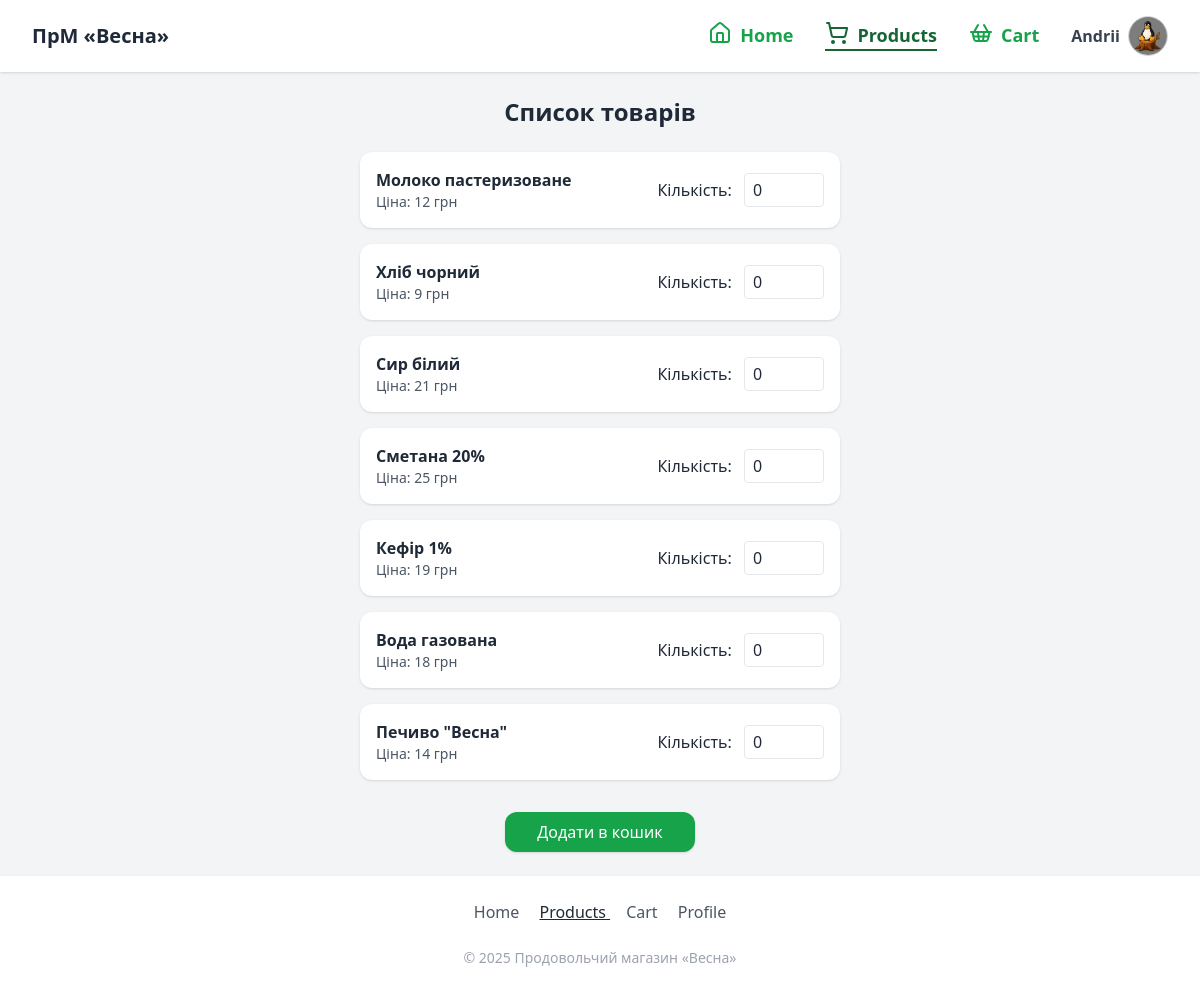
Screenshot of /index.php?page=products (signed in) with the database file from the repository.
### tables this page shows
CREATE TABLE profiles (
                user_id INTEGER PRIMARY KEY,
                first_name TEXT,
                last_name TEXT,
                birth_date DATE,
                bio TEXT,
                photo_path TEXT,
                FOREIGN KEY (user_id) REFERENCES users(id) ON DELETE CASCADE
            );

CREATE TABLE users (
                id INTEGER PRIMARY KEY AUTOINCREMENT,
                username TEXT UNIQUE NOT NULL,
                password TEXT NOT NULL,
                created_at DATETIME DEFAULT CURRENT_TIMESTAMP
            );

CREATE TABLE products (
                id INTEGER PRIMARY KEY AUTOINCREMENT,
                name TEXT NOT NULL,
                price DECIMAL(10,2) NOT NULL
            );

### index.php (called while the page is built, shortened)
<?php
require_once 'models/Database.php';
require_once 'models/Product.php';
require_once 'models/Profile.php';
require_once 'models/User.php';
require_once 'config/auth.php';
$page = $_GET['page'] ?? 'home';
include 'includes/header.php';
match ($page) {
    'home'     => require_once 'pages/home.php',
    'products' => require_once 'pages/products.php',
    'cart'     => require_once 'pages/cart.php',
    'profile'  => require_once 'pages/profile.php',
    'login'    => require_once 'pages/login.php',
    '404'      => require_once 'pages/page404.php',
    default    => require_once 'pages/page404.php',
};
include 'includes/footer.php';
?>

### config/auth.php (called while the page is built, shortened)
<?php
require_once __DIR__ . '/../models/Database.php';
require_once __DIR__ . '/../models/User.php';
require_once __DIR__ . '/../models/Profile.php';
class Auth {
    private static $user = null;
    public static function isLoggedIn() {
        return isset($_SESSION['user_id']) &&
               isset($_SESSION['username']) &&
               isset($_SESSION['login_time']);
    }
    public static function getCurrentUserId() {
        return $_SESSION['user_id'] ?? null;
    }
    public static function getCurrentUser() {
        if (self::$user === null && self::isLoggedIn()) {
            $user = new User();
            self::$user = $user->findById(self::getCurrentUserId());
        }
        return self::$user;
    }
    public static function getCurrentUserProfile() {
        $profile = new Profile();
        $profileObj = $profile->findByUserId(self::getCurrentUserId());
        return [
            'id' => $profileObj->getUserId(),
            'username' => self::getCurrentUser()->getUsername(),
            'first_name' => $profileObj->getFirstName(),
            'last_name' => $profileObj->getLastName(),
            'birth_date' => $profileObj->getBirthDate(),
            'bio' => $profileObj->getBio(),
            'photo_path' => $profileObj->getPhotoPath(),
            'created_at' => self::getCurrentUser()->getCreatedAt()
        ];
    }
}

### models/Database.php (called while the page is built, shortened)
<?php
class Database {
    private static $instance = null;
    private $connection;
    private $dbPath;
    private function __construct() {
        $this->dbPath = __DIR__ . '/../database/shop.sqlite';
    }
    public static function getInstance() {
        if (self::$instance === null) {
            self::$instance = new self();
        }
        return self::$instance;
    }
    private function connect() {
        try {
            $this->connection = new SQLite3($this->dbPath);
            $this->connection->enableExceptions(true);
        } catch (Exception $e) {
            die('Помилка підключення до бази даних: ' . $e->getMessage());
        }
    }
    public function getConnection() {
        return $this->connection;
    }
    private function createTables() {
        $queries = [
            'CREATE TABLE IF NOT EXISTS users (
                id INTEGER PRIMARY KEY AUTOINCREMENT,
                username TEXT UNIQUE NOT NULL,
                password TEXT NOT NULL,
                created_at DATETIME DEFAULT CURRENT_TIMESTAMP
            )',
            'CREATE TABLE IF NOT EXISTS profiles (
                user_id INTEGER PRIMARY KEY,
                first_name TEXT,
                last_name TEXT,
                birth_date DATE,
                bio TEXT,
                photo_path TEXT,
                FOREIGN KEY (user_id) REFERENCES users(id) ON DELETE CASCADE
            )',
            'CREATE TABLE IF NOT EXISTS products (
                id INTEGER PRIMARY KEY AUTOINCREMENT,
                name TEXT NOT NULL,
                price DECIMAL(10,2) NOT NULL
            )',
            'CREATE TABLE IF NOT EXISTS cart_items (
                id INTEGER PRIMARY KEY AUTOINCREMENT,
                user_id INTEGER NOT NULL,
                product_id INTEGER NOT NULL,
                quantity INTEGER NOT NULL DEFAULT 1,
                added_at DATETIME DEFAULT CURRENT_TIMESTAMP,
                FOREIGN KEY (user_id) REFERENCES users(id) ON DELETE CASCADE,
                FOREIGN KEY (product_id) REFERENCES products(id) ON DELETE CASCADE,
                UNIQUE(user_id, product_id)
            )'
        ];
        foreach ($queries as $query) {
            $this->connection->exec($query);
        }
    }
}

### models/Profile.php (called while the page is built, shortened)
<?php
require_once __DIR__ . '/Database.php';
class Profile {
    private $db;
    private $userId;
    private $firstName;
    private $lastName;
    private $birthDate;
    private $bio;
    private $photoPath;
    public function __construct() {
        $this->db = Database::getInstance()->getConnection();
    }
    public function findByUserId($userId) {
        $stmt = $this->db->prepare('
            SELECT u.*, p.first_name, p.last_name, p.birth_date, p.bio, p.photo_path
            FROM users u
            LEFT JOIN profiles p ON u.id = p.user_id
            WHERE u.id = ?
        ');
        $stmt->bindValue(1, $userId, SQLITE3_INTEGER);
        $result = $stmt->execute();
        $profileData = $result->fetchArray(SQLITE3_ASSOC);
        if ($profileData) {
            return $this;
        }
        return null;
    }
    private function loadProfileData($profileData) {
        $this->userId = $profileData['id'];
        $this->firstName = $profileData['first_name'];
        $this->lastName = $profileData['last_name'];
        $this->birthDate = $profileData['birth_date'];
        $this->bio = $profileData['bio'];
        $this->photoPath = $profileData['photo_path'];
    }
    public function getUserId() {
        return $this->userId;
    }
    public function getFirstName() {
        return $this->firstName;
    }
    public function getLastName() {
        return $this->lastName;
    }
    public function getBirthDate() {
        return $this->birthDate;
    }
    public function getBio() {
        return $this->bio;
    }
    public function getPhotoPath() {
        return $this->photoPath;
    }
}

### models/User.php (called while the page is built, shortened)
<?php
require_once __DIR__ . '/Database.php';
class User {
    private $db;
    private $username;
    private $createdAt;
    public function __construct() {
        $this->db = Database::getInstance()->getConnection();
    }
    public function findById($id) {
        $stmt = $this->db->prepare('SELECT * FROM users WHERE id = ?');
        $stmt->bindValue(1, $id, SQLITE3_INTEGER);
        $result = $stmt->execute();
        $userData = $result->fetchArray(SQLITE3_ASSOC);
        if ($userData) {
            return $this;
        }
        return null;
    }
    private function loadUserData($userData) {
        $this->username = $userData['username'];
        $this->createdAt = $userData['created_at'];
    }
    public function getUsername() {
        return $this->username;
    }
    public function getCreatedAt() {
        return $this->createdAt;
    }
}

### models/Product.php (called while the page is built, shortened)
<?php
require_once __DIR__ . '/Database.php';
class Product {
    public function __construct() {
        $this->db = Database::getInstance()->getConnection();
    }
    public static function getAll() {
        $instance = new self();
        $result = $instance->db->query('SELECT * FROM products ORDER BY id');
        $products = [];
        while ($row = $result->fetchArray(SQLITE3_ASSOC)) {
            $products[] = $row;
        }
        return $products;
    }
}

### pages/products.php (the view, shortened to what this page needs)
<?php
$products = Product::getAll();
?>
<h1 class="text-2xl font-bold mb-6 text-center">Список товарів</h1>
<form method="POST" class="flex flex-col gap-4 items-center">
    <?php foreach ($products as $product): ?>
        <div class="bg-white w-[30rem] p-4 shadow rounded-xl flex justify-between items-center">
            <div>
                <p class="font-semibold"><?= htmlspecialchars($product['name']) ?></p>
                <p class="text-sm text-gray-600">Ціна: <?= $product['price'] ?> грн</p>
            </div>
            <div>
                <label for="quantity_<?= $product['id'] ?>" class="mr-2">Кількість:</label>
                <input
                    type="number"
                    name="quantities[<?= $product['id'] ?>]"
                    id="quantity_<?= $product['id'] ?>" min="0"
                    class="border rounded px-2 py-1 w-20"
                    value="0"
                >
            </div>
        </div>
    <?php endforeach; ?>
    <button type="submit" class="flex mt-4 bg-green-600 text-white px-8 py-2 rounded-xl shadow hover:bg-green-700">
        Додати в кошик
    </button>
</form>

### includes/header.php (shortened to what this page needs)
<!DOCTYPE html>
<html lang="uk">
<head>
    <script src="https://cdn.tailwindcss.com"></script>
</head>
<body class="bg-gray-100 text-gray-800 flex flex-col min-h-screen">
    <?php
    $current_page = $_GET['page'] ?? 'home';
    $profile = Auth::getCurrentUserProfile();
    ?>
    <header class="bg-white shadow py-4 px-8 flex justify-between items-center relative">
        <a href="index.php?page=home" class="text-xl font-bold hover:underline">ПрМ «Весна»</a>
        <nav class="space-x-8 flex items-center relative">
            <?php if (Auth::isLoggedIn()): ?>
                <a href="index.php?page=home"
                    class="flex gap-2 h-full text-lg font-bold
                    <?= $current_page === 'home'
                    ? 'border-b-2 border-green-800 text-green-800'
                    : 'border-b-2 border-white text-green-600 hover:border-green-600 hover:text-green-600' ?>
                    transition-colors">
                    Home
                </a>
                <a href="index.php?page=products"
                    class="flex gap-2 h-full text-lg font-bold
                    <?= $current_page === 'products'
                    ? 'border-b-2 border-green-800 text-green-800'
                    : 'border-b-2 border-white text-green-600 hover:border-green-600 hover:text-green-600 ' ?>
                    transition-colors">
                    Products
                </a>
                <a href="index.php?page=cart"
                    class="flex gap-2 h-full text-lg font-bold
                    <?= $current_page === 'cart'
                    ? 'border-b-2 border-green-800 text-green-800'
                    : 'border-b-2 border-white text-green-600 hover:border-green-600 hover:text-green-600' ?>
                    transition-colors">
                    Cart
                </a>
                <div class="relative ml-4">
                    <button id="userMenuButton" class="flex items-center space-x-2 focus:outline-none">
                        <span class="text-gray-700 font-semibold"><?= htmlspecialchars($profile['username']) ?></span>
                        <?php if (!empty($profile['photo_path']) && file_exists($profile['photo_path'])): ?>
                            <img src="<?= htmlspecialchars($profile['photo_path']) ?>"
                                alt="Аватар"
                                class="w-10 h-10 object-cover rounded-full border border-gray-300">
                        <?php else: ?>
                            <div class="w-10 h-10 rounded-full bg-gray-300 flex items-center justify-center text-white font-bold">
                                <?= strtoupper($profile['username'][0] ?? '?') ?>
                            </div>
                        <?php endif; ?>
                    </button>
                </div>
            <?php endif; ?>
        </nav>
    </header>
    <main class="p-6 flex-grow">

### includes/footer.php
<?php $current_page = $_GET['page'] ?? 'home'; ?>
</main>
<footer class="bg-white shadow p-6 mt-15 text-center">
    <?php if (Auth::isLoggedIn()): ?>
        <nav class="space-x-4">
            <a href="index.php?page=home"
                class="<?= $current_page === 'home' ? 'underline text-gray-800' : 'text-gray-600' ?> hover:underline">
                Home
            </a>
            <a href="index.php?page=products"
                class="<?= $current_page === 'products' ? 'underline text-gray-800' : 'text-gray-600' ?> hover:underline">
                Products
            </a>
            <a href="index.php?page=cart"
                class="<?= $current_page === 'cart' ? 'underline text-gray-800' : 'text-gray-600' ?> hover:underline">
                Cart
            </a>
            <a href="index.php?page=profile"
                class="<?= $current_page === 'profile' ? 'underline text-gray-800' : 'text-gray-600' ?> hover:underline">
                Profile
            </a>
        </nav>
    <?php endif; ?>
    <p class="text-sm text-gray-400 <?= Auth::isLoggedIn() ? 'mt-6' : '' ?>">© 2025 Продовольчий магазин «Весна»</p>
</footer>
</body>
</html>

### rows the page displays
profiles: user_id.username "Andrii", photo_path (picture)
products: name "Молоко пастеризоване", price "12"
products: name "Хліб чорний", price "9"
products: name "Сир білий", price "21"
products: name "Сметана 20%", price "25"
products: name "Кефір 1%", price "19"
products: name "Вода газована", price "18"
products: name "Печиво \"Весна\"", price "14"
